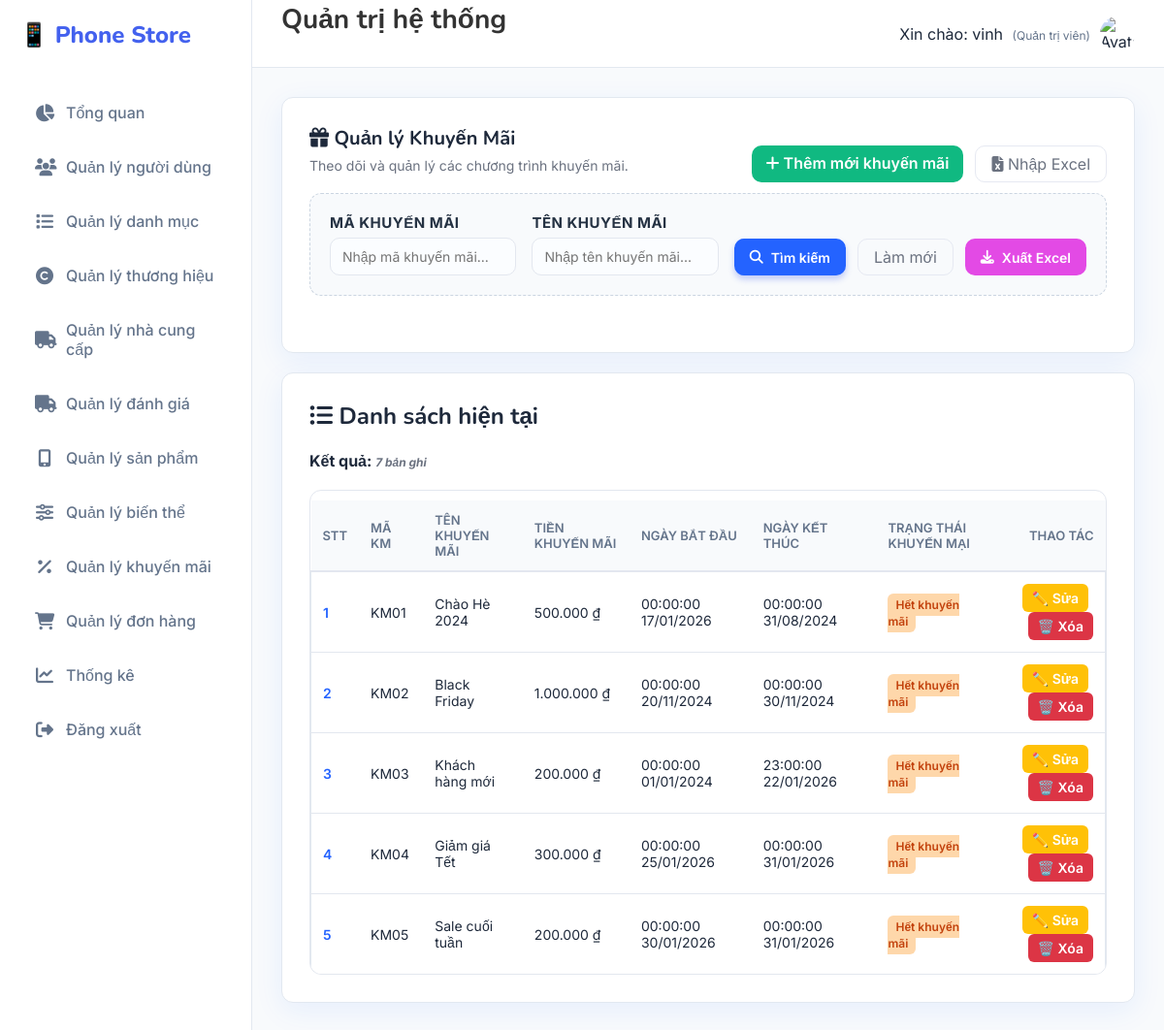
Page /Khuyenmai/danhsach (signed in) on the committed database.
### tables this page shows
CREATE TABLE `khuyen_mai` (
  `ma_khuyen_mai` varchar(20) NOT NULL,
  `ten_khuyen_mai` varchar(255) DEFAULT NULL,
  `tien_khuyen_mai` decimal(15,2) DEFAULT NULL,
  `ngay_bat_dau` datetime DEFAULT NULL,
  `ngay_ket_thuc` datetime DEFAULT NULL,
  `trang_thai_khuyen_mai` enum('con','het') DEFAULT NULL
);

### MVC/Core/controller.php (called while the page is built, shortened)
<?php
class controller
{
    public function model($model)
    {
        return new $model;
    }
    public function view($view, $data = [])
    {
        include_once __DIR__ . '/../Views/' . $view . '.php';
    }
}

### MVC/Controllers/Khuyenmai.php (called while the page is built, shortened)
<?php
class Khuyenmai extends controller
{
    private $km;
    function __construct()
    {
        $this->km = $this->model("KhuyenMai_m");
    }
    function danhsach()
    {
        $result = $this->km->KhuyenMai_getAll();
        $this->view('Master', [
            'page' => 'Danhsachkhuyenmai_v',
            'dulieu' => $result
        ]);
    }
}

### MVC/Core/app.php (called while the page is built, shortened)
<?php
class app
{
    protected $action = "Get_data";
    function __construct()
    {
        $arr = $this->processURL();
        if ($arr != null) {
            if (file_exists(__DIR__ . '/../Controllers/' . $arr[0] . '.php')) {
                unset($arr[0]);
            }
        }
        $this->controller = new $this->controller;
        if (isset($arr[1])) {
            if (method_exists($this->controller, $arr[1])) {
                $this->action = $arr[1];
                unset($arr[1]);
            }
        }
        $this->param = $arr ? array_values($arr) : [];
        call_user_func_array([$this->controller, $this->action], $this->param);
    }
    function processURL()
    {
        if (isset($_GET['url'])) {
            return explode('/', filter_var(trim($_GET['url']), FILTER_DEFAULT));
        }
    }
}

### index.php (called while the page is built, shortened)
<?php
    $myapp = new app();
?>

### MVC/Core/connectDB.php (called while the page is built, shortened)
<?php
include_once __DIR__ . '/../../Public/Classes/TimezoneHelper.php';
class connectDB
{
    function __construct()
    {
        $this->con = mysqli_connect('localhost', 'root', '', 'phone_store_v2');
    }
}

### MVC/Models/KhuyenMai_m.php (called while the page is built, shortened)
<?php
class KhuyenMai_m extends connectDB
{
    function KhuyenMai_getAll()
    {
        $current_date = date('Y-m-d');
        $sql = "SELECT *,
                       CASE
                           WHEN ngay_ket_thuc < '$current_date' THEN 'het'
                           ELSE 'con'
                       END AS trang_thai_khuyen_mai
                FROM khuyen_mai
                ORDER BY LENGTH(ma_khuyen_mai), ma_khuyen_mai";
        return mysqli_query($this->con, $sql);
    }
}

### Public/Classes/TimezoneHelper.php (called while the page is built, shortened)
<?php
class TimezoneHelper
{
    public static function formatForDisplay($datetime, $format = 'd/m/Y H:i:s')
    {
        $date = new DateTime($datetime);
        return $date->format($format);
    }
}

### MVC/Views/Pages/Danhsachkhuyenmai_v.php (the view, shortened to what this page needs)
<!DOCTYPE html>
<html lang="vi">
<body>
    <div class="card">
        <div class="actions-top">
            <div>
                <h1><i class="fa-solid fa-gift"></i> Quản lý Khuyến Mãi</h1>
                <p class="lead">Theo dõi và quản lý các chương trình khuyến mãi.</p>
            </div>
            <div class="actions">
                <a href="http://localhost/Banhang/Khuyenmai/themmoi" class="btn-create"><i class="fa-solid fa-plus"></i>
                    Thêm mới khuyến mãi </a>
                <a href="http://localhost/Banhang/Khuyenmai/import_form" class="btn-ghost"><i
                        class="fa-solid fa-file-excel"></i> Nhập
                    Excel</a>
            </div>
        </div>
        <form method="post" action="http://localhost/Banhang/Khuyenmai/Timkiem" class="form-search"
            style="margin-bottom:30px;border:1px dashed #cbd5e1;padding:20px;border-radius:12px;background:#f8fafc">
            <div class="search-fields">
                <div>
                    <label for="searchId">Mã khuyến mãi</label>
                    <input type="text" id="searchId" name="txtMakhuyenmai" placeholder="Nhập mã khuyến mãi..."
                        value="<?php echo isset($data['ma_khuyen_mai']) ? htmlspecialchars($data['ma_khuyen_mai']) : ''; ?>" />
                </div>
                <div>
                    <label for="searchName">Tên khuyến mãi</label>
                    <input type="text" id="searchName" name="txtTenkhuyenmai" placeholder="Nhập tên khuyến mãi..."
                        value="<?php echo isset($data['ten_khuyen_mai']) ? htmlspecialchars($data['ten_khuyen_mai']) : ''; ?>" />
                </div>
            </div>
            <div class="actions" style="margin-top:0;">
                <button type="submit" class="btn-primary" name="btnTim"><i class="fa-solid fa-search"></i> Tìm
                    kiếm</button>
                <a href="http://localhost/Banhang/Khuyenmai/danhsach" class="btn-ghost">Làm mới</a>
                <button type="submit" name="btnXuatexcel" class="btn-excel">
                    <i class="fa-solid fa-solid fa-download"></i> Xuất Excel
                </button>
            </div>
        </form>
    </div>
    <div class="card">
        <h2><i class="fa-solid fa-list-ul"></i> Danh sách hiện tại</h2>
        <?php
        if (isset($data['dulieu'])) {
            if (is_object($data['dulieu'])) {
                $count = mysqli_num_rows($data['dulieu']);
                mysqli_data_seek($data['dulieu'], 0);
            } else {
                $count = 0;
            }
        ?>
        <div style="margin:10px 0">
            <strong>Kết quả: <span id="resultCount" class="hint"></span></strong>
        </div>
        <div class="table-container">
            <table>
                <thead>
                    <tr>
                        <th>STT</th>
                        <th>Mã KM</th>
                        <th>Tên khuyến mãi</th>
                        <th>Tiền khuyến mãi</th>
                        <th>Ngày bắt đầu</th>
                        <th>Ngày kết thúc</th>
                        <th>Trạng thái khuyến mại</th>
                        <th style="text-align:right">Thao tác</th>
                    </tr>
                </thead>
                <tbody id="kmBody">
                    <?php
                        if ($count > 0) {
                            $serial = 1;
                            while ($row = mysqli_fetch_array($data['dulieu'])) {
                        ?>
                    <tr>
                        <td><span style="font-weight:600;color:var(--accent)"><?php echo $serial++; ?></span>
                        </td>
                        <td><?php echo htmlspecialchars($row['ma_khuyen_mai']) ?></td>
                        <td><?php echo htmlspecialchars($row['ten_khuyen_mai']) ?></td>
                        <td><?php echo number_format($row['tien_khuyen_mai'], 0, ',', '.') ?> ₫</td>
                        <td><?php echo isset($row['ngay_bat_dau']) ? htmlspecialchars(TimezoneHelper::formatForDisplay($row['ngay_bat_dau'], 'H:i:s d/m/Y')) : '' ?></td>
                        <td><?php echo isset($row['ngay_ket_thuc']) ? htmlspecialchars(TimezoneHelper::formatForDisplay($row['ngay_ket_thuc'], 'H:i:s d/m/Y')) : '' ?></td>
                        <td>
                            <span style="
                                                background: <?php
                                                    $current_date = date('Y-m-d');
                                                    $end_date = $row['ngay_ket_thuc'];
                                                    $is_expired = strtotime($end_date) < strtotime($current_date);
                                                    echo $is_expired ? '#fed7aa' : '#d1fae5';
                                                ?>;
                                                color: <?php
                                                    $current_date = date('Y-m-d');
                                                    $end_date = $row['ngay_ket_thuc'];
                                                    $is_expired = strtotime($end_date) < strtotime($current_date);
                                                    echo $is_expired ? '#c2410c' : '#065f46';
                                                ?>;
                                                padding: 4px 8px;
                                                border-radius: 6px;
                                                font-size: 12px;
                                                font-weight: 600;
                                            ">
                                <?php
                                    $current_date = date('Y-m-d');
                                    $end_date = $row['ngay_ket_thuc'];
                                    $is_expired = strtotime($end_date) < strtotime($current_date);
                                    echo $is_expired ? 'Hết khuyến mãi' : 'Đang khuyến mãi';
                                ?>
                            </span>
                        </td>
                        <td style="text-align:right">
                            <a
                                href="http://localhost/Banhang/Khuyenmai/sua/<?php echo urlencode($row['ma_khuyen_mai']) ?>"><button
                                    class="btn-edit">✏️
                                    Sửa</button></a>
                            <a href="http://localhost/Banhang/Khuyenmai/xoa/<?php echo urlencode($row['ma_khuyen_mai']) ?>"
                                onclick="return confirm('Bạn có chắc chắn muốn xoá không?')"><button
                                    class="btn-delete">🗑️
                                    Xóa</button></a>
                        </td>
                    </tr>
                    <?php }
                        } ?>
                </tbody>
            </table>
        </div>
        <?php } ?>
    </div>
</body>
</html>

### Public/Css/style.css (style rules this page uses)
:root { --primary: #4361ee; --primary-dark: #3a0ca3; --secondary: #4cc9f0; --accent: #f72585; --success: #10b981; --warning: #f59e0b; --danger: #ef4444; --dark: #1e293b; --light: #f8fafc; --white: #ffffff; --gray: #64748b; --border: #e2e8f0; --shadow: 0 10px 15px -3px rgba(0, 0, 0, 0.1), 0 4px 6px -2px rgba(0, 0, 0, 0.05); --radius: 16px; --sidebar-width: 260px; }
* { margin: 0; padding: 0; box-sizing: border-box; font-family: "Inter", sans-serif; }
body { background-color: var(--light); color: var(--dark); height: 100vh; overflow: hidden; }
a { text-decoration: none; transition: 0.3s; }
.card { background: var(--white); border-radius: var(--radius); padding: 30px; box-shadow: var(--shadow); border: 1px solid var(--border); margin-bottom: 30px; }
h1, h2 { color: var(--dark); margin-bottom: 20px; font-family: "Nunito", sans-serif; }
p.lead { color: var(--gray); margin-bottom: 25px; font-size: 15px; }
form { display: grid; grid-template-columns: repeat(2, 1fr); gap: 24px; }
label { font-size: 13px; font-weight: 600; color: var(--gray); margin-bottom: 8px; display: block; text-transform: uppercase; letter-spacing: 0.5px; }
input, select, textarea { width: 100%; padding: 12px 16px; border: 1px solid var(--border); border-radius: 10px; font-size: 15px; background: #f9fafb; transition: 0.2s; }
.actions { margin-top: 10px; display: flex; gap: 12px; justify-content: flex-end; grid-column: 1 / -1; }
button, .btn { padding: 10px 20px; border-radius: 10px; font-weight: 600; font-size: 14px; cursor: pointer; border: none; display: inline-flex; align-items: center; gap: 8px; transition: 0.2s; text-decoration: none; }
.btn-primary { background: var(--primary); color: #fff; box-shadow: 0 4px 6px rgba(67, 97, 238, 0.3); }
.btn-ghost { background: transparent; border: 1px solid var(--border); color: var(--gray); }
table { width: 100%; border-collapse: separate; border-spacing: 0 8px; margin-top: 10px; }
th { text-align: left; padding: 12px 16px; color: var(--gray); font-size: 13px; font-weight: 600; text-transform: uppercase; }
td { background: #fff; padding: 16px; border-top: 1px solid var(--border); border-bottom: 1px solid var(--border); font-size: 14px; color: var(--dark); }
td:first-child { border-left: 1px solid var(--border); border-top-left-radius: 12px; border-bottom-left-radius: 12px; }
td:last-child { border-right: 1px solid var(--border); border-top-right-radius: 12px; border-bottom-right-radius: 12px; }
.hint { font-size: 13px; color: var(--gray); margin-top: 10px; font-style: italic; }

### rows in the picture
khuyen_mai: ma_khuyen_mai "KM01", ten_khuyen_mai "Chào Hè 2024", tien_khuyen_mai "500.000", ngay_bat_dau "00:00:00 17/01/2026", ngay_ket_thuc "00:00:00 31/08/2024", shows "Hết khuyến mãi"
khuyen_mai: ma_khuyen_mai "KM02", ten_khuyen_mai "Black Friday", tien_khuyen_mai "1.000.000", ngay_bat_dau "00:00:00 20/11/2024", ngay_ket_thuc "00:00:00 30/11/2024", shows "Hết khuyến mãi"
khuyen_mai: ma_khuyen_mai "KM03", ten_khuyen_mai "Khách hàng mới", tien_khuyen_mai "200.000", ngay_bat_dau "00:00:00 01/01/2024", ngay_ket_thuc "23:00:00 22/01/2026", shows "Hết khuyến mãi"
khuyen_mai: ma_khuyen_mai "KM04", ten_khuyen_mai "Giảm giá Tết", tien_khuyen_mai "300.000", ngay_bat_dau "00:00:00 25/01/2026", ngay_ket_thuc "00:00:00 31/01/2026", shows "Hết khuyến mãi"
khuyen_mai: ma_khuyen_mai "KM05", ten_khuyen_mai "Sale cuối tuần", tien_khuyen_mai "200.000", ngay_bat_dau "00:00:00 30/01/2026", ngay_ket_thuc "00:00:00 31/01/2026", shows "Hết khuyến mãi"

### other values in the picture
$_SESSION['user_name'] "vinh"
